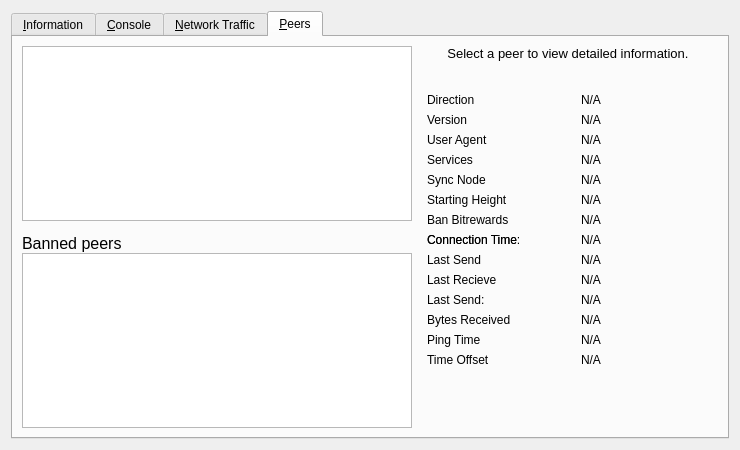
<?xml version="1.0" encoding="UTF-8"?>
<ui version="4.0">
 <class>RPCConsole</class>
 <widget class="QWidget" name="RPCConsole">
  <property name="geometry">
   <rect>
    <x>0</x>
    <y>0</y>
    <width>740</width>
    <height>450</height>
   </rect>
  </property>
  <property name="windowTitle">
   <string>Bitrewards - Debug window</string>
  </property>
  <layout class="QVBoxLayout" name="verticalLayout_2">
   <item>
    <widget class="QTabWidget" name="tabWidget">
     <property name="currentIndex">
      <number>3</number>
     </property>
     <widget class="QWidget" name="tab_info">
      <attribute name="title">
       <string>&amp;Information</string>
      </attribute>
      <layout class="QFormLayout" name="formLayout">
       <item row="0" column="0">
        <widget class="QLabel" name="label_9">
         <property name="font">
          <font>
           <weight>75</weight>
           <bold>true</bold>
          </font>
         </property>
         <property name="text">
          <string>Bitrewards Core</string>
         </property>
        </widget>
       </item>
       <item row="1" column="0">
        <widget class="QLabel" name="label_5">
         <property name="text">
          <string>Client name</string>
         </property>
        </widget>
       </item>
       <item row="1" column="1">
        <widget class="QLabel" name="clientName">
         <property name="cursor">
          <cursorShape>IBeamCursor</cursorShape>
         </property>
         <property name="text">
          <string>N/A</string>
         </property>
         <property name="textFormat">
          <enum>Qt::PlainText</enum>
         </property>
         <property name="textInteractionFlags">
          <set>Qt::LinksAccessibleByMouse|Qt::TextSelectableByKeyboard|Qt::TextSelectableByMouse</set>
         </property>
        </widget>
       </item>
       <item row="2" column="0">
        <widget class="QLabel" name="label_6">
         <property name="text">
          <string>Client version</string>
         </property>
        </widget>
       </item>
       <item row="2" column="1">
        <widget class="QLabel" name="clientVersion">
         <property name="cursor">
          <cursorShape>IBeamCursor</cursorShape>
         </property>
         <property name="text">
          <string>N/A</string>
         </property>
         <property name="textFormat">
          <enum>Qt::PlainText</enum>
         </property>
         <property name="textInteractionFlags">
          <set>Qt::LinksAccessibleByMouse|Qt::TextSelectableByKeyboard|Qt::TextSelectableByMouse</set>
         </property>
        </widget>
       </item>
       <item row="3" column="0">
        <widget class="QLabel" name="label_14">
         <property name="text">
          <string>Using OpenSSL version</string>
         </property>
         <property name="indent">
          <number>10</number>
         </property>
        </widget>
       </item>
       <item row="3" column="1">
        <widget class="QLabel" name="openSSLVersion">
         <property name="cursor">
          <cursorShape>IBeamCursor</cursorShape>
         </property>
         <property name="text">
          <string>N/A</string>
         </property>
         <property name="textFormat">
          <enum>Qt::PlainText</enum>
         </property>
         <property name="textInteractionFlags">
          <set>Qt::LinksAccessibleByMouse|Qt::TextSelectableByKeyboard|Qt::TextSelectableByMouse</set>
         </property>
        </widget>
       </item>
       <item row="4" column="0">
        <widget class="QLabel" name="label_12">
         <property name="text">
          <string>Build date</string>
         </property>
        </widget>
       </item>
       <item row="4" column="1">
        <widget class="QLabel" name="buildDate">
         <property name="cursor">
          <cursorShape>IBeamCursor</cursorShape>
         </property>
         <property name="text">
          <string>N/A</string>
         </property>
         <property name="textFormat">
          <enum>Qt::PlainText</enum>
         </property>
         <property name="textInteractionFlags">
          <set>Qt::LinksAccessibleByMouse|Qt::TextSelectableByKeyboard|Qt::TextSelectableByMouse</set>
         </property>
        </widget>
       </item>
       <item row="5" column="0">
        <widget class="QLabel" name="label_13">
         <property name="text">
          <string>Startup time</string>
         </property>
        </widget>
       </item>
       <item row="5" column="1">
        <widget class="QLabel" name="startupTime">
         <property name="cursor">
          <cursorShape>IBeamCursor</cursorShape>
         </property>
         <property name="text">
          <string>N/A</string>
         </property>
         <property name="textFormat">
          <enum>Qt::PlainText</enum>
         </property>
         <property name="textInteractionFlags">
          <set>Qt::LinksAccessibleByMouse|Qt::TextSelectableByKeyboard|Qt::TextSelectableByMouse</set>
         </property>
        </widget>
       </item>
       <item row="6" column="0">
        <widget class="QLabel" name="label_11">
         <property name="font">
          <font>
           <weight>75</weight>
           <bold>true</bold>
          </font>
         </property>
         <property name="text">
          <string>Network</string>
         </property>
        </widget>
       </item>
       <item row="7" column="0">
        <widget class="QLabel" name="label_7">
         <property name="text">
          <string>Number of connections</string>
         </property>
        </widget>
       </item>
       <item row="7" column="1">
        <widget class="QLabel" name="numberOfConnections">
         <property name="cursor">
          <cursorShape>IBeamCursor</cursorShape>
         </property>
         <property name="text">
          <string>N/A</string>
         </property>
         <property name="textFormat">
          <enum>Qt::PlainText</enum>
         </property>
         <property name="textInteractionFlags">
          <set>Qt::LinksAccessibleByMouse|Qt::TextSelectableByKeyboard|Qt::TextSelectableByMouse</set>
         </property>
        </widget>
       </item>
       <item row="8" column="0">
        <widget class="QLabel" name="label_15">
         <property name="text">
          <string>Number of masternodes</string>
         </property>
        </widget>
       </item>
       <item row="8" column="1">
        <widget class="QLabel" name="masternodeCount">
         <property name="cursor">
          <cursorShape>IBeamCursor</cursorShape>
         </property>
         <property name="text">
          <string>N/A</string>
         </property>
         <property name="textFormat">
          <enum>Qt::PlainText</enum>
         </property>
         <property name="textInteractionFlags">
          <set>Qt::LinksAccessibleByMouse|Qt::TextSelectableByKeyboard|Qt::TextSelectableByMouse</set>
         </property>
        </widget>
       </item>
       <item row="9" column="0">
        <widget class="QLabel" name="label_8">
         <property name="text">
          <string>On testnet</string>
         </property>
        </widget>
       </item>
       <item row="9" column="1">
        <widget class="QCheckBox" name="isTestNet">
         <property name="enabled">
          <bool>false</bool>
         </property>
         <property name="text">
          <string/>
         </property>
        </widget>
       </item>
       <item row="10" column="0">
        <widget class="QLabel" name="label_10">
         <property name="font">
          <font>
           <weight>75</weight>
           <bold>true</bold>
          </font>
         </property>
         <property name="text">
          <string>Block chain</string>
         </property>
        </widget>
       </item>
       <item row="11" column="0">
        <widget class="QLabel" name="label_3">
         <property name="text">
          <string>Current number of blocks</string>
         </property>
        </widget>
       </item>
       <item row="11" column="1">
        <widget class="QLabel" name="numberOfBlocks">
         <property name="cursor">
          <cursorShape>IBeamCursor</cursorShape>
         </property>
         <property name="text">
          <string>N/A</string>
         </property>
         <property name="textFormat">
          <enum>Qt::PlainText</enum>
         </property>
         <property name="textInteractionFlags">
          <set>Qt::LinksAccessibleByMouse|Qt::TextSelectableByKeyboard|Qt::TextSelectableByMouse</set>
         </property>
        </widget>
       </item>
       <item row="12" column="0">
        <widget class="QLabel" name="label_2">
         <property name="text">
          <string>Last block time</string>
         </property>
        </widget>
       </item>
       <item row="12" column="1">
        <widget class="QLabel" name="lastBlockTime">
         <property name="cursor">
          <cursorShape>IBeamCursor</cursorShape>
         </property>
         <property name="text">
          <string>N/A</string>
         </property>
         <property name="textFormat">
          <enum>Qt::PlainText</enum>
         </property>
         <property name="textInteractionFlags">
          <set>Qt::LinksAccessibleByMouse|Qt::TextSelectableByKeyboard|Qt::TextSelectableByMouse</set>
         </property>
        </widget>
       </item>
       <item row="13" column="0">
        <spacer name="verticalSpacer_2">
         <property name="orientation">
          <enum>Qt::Vertical</enum>
         </property>
         <property name="sizeHint" stdset="0">
          <size>
           <width>20</width>
           <height>10</height>
          </size>
         </property>
        </spacer>
       </item>
       <item row="14" column="0">
        <widget class="QLabel" name="labelDebugLogfile">
         <property name="font">
          <font>
           <weight>75</weight>
           <bold>true</bold>
          </font>
         </property>
         <property name="text">
          <string>Debug log file</string>
         </property>
        </widget>
       </item>
       <item row="15" column="0">
        <widget class="QPushButton" name="openDebugLogfileButton">
         <property name="toolTip">
          <string>Open the Bitrewards debug log file from the current data directory. This can take a few seconds for large log files.</string>
         </property>
         <property name="text">
          <string>&amp;Open</string>
         </property>
         <property name="autoDefault">
          <bool>false</bool>
         </property>
        </widget>
       </item>
       <item row="16" column="0">
        <widget class="QLabel" name="labelCLOptions">
         <property name="font">
          <font>
           <weight>75</weight>
           <bold>true</bold>
          </font>
         </property>
         <property name="text">
          <string>Command-line options</string>
         </property>
        </widget>
       </item>
       <item row="17" column="0">
        <widget class="QPushButton" name="showCLOptionsButton">
         <property name="toolTip">
          <string>Show the Bitrewards-Qt help message to get a list with possible Bitrewards command-line options.</string>
         </property>
         <property name="text">
          <string>&amp;Show</string>
         </property>
         <property name="autoDefault">
          <bool>false</bool>
         </property>
        </widget>
       </item>
       <item row="18" column="0">
        <spacer name="verticalSpacer">
         <property name="orientation">
          <enum>Qt::Vertical</enum>
         </property>
         <property name="sizeHint" stdset="0">
          <size>
           <width>20</width>
           <height>20</height>
          </size>
         </property>
        </spacer>
       </item>
      </layout>
     </widget>
     <widget class="QWidget" name="tab_console">
      <attribute name="title">
       <string>&amp;Console</string>
      </attribute>
      <layout class="QGridLayout" name="gridLayout">
       <item row="0" column="0">
        <widget class="QTextEdit" name="messagesWidget">
         <property name="minimumSize">
          <size>
           <width>0</width>
           <height>100</height>
          </size>
         </property>
         <property name="readOnly">
          <bool>true</bool>
         </property>
         <property name="tabKeyNavigation" stdset="0">
          <bool>false</bool>
         </property>
         <property name="columnCount" stdset="0">
          <number>2</number>
         </property>
        </widget>
       </item>
       <item row="1" column="0">
        <layout class="QHBoxLayout" name="horizontalLayout">
         <property name="spacing">
          <number>3</number>
         </property>
         <item>
          <widget class="QPushButton" name="copyButton">
           <property name="maximumSize">
            <size>
             <width>24</width>
             <height>24</height>
            </size>
           </property>
           <property name="toolTip">
            <string>Copy to clipboard</string>
           </property>
           <property name="text">
            <string/>
           </property>
           <property name="icon">
            <iconset resource="../bitcoin.qrc">
             <normaloff>:/icons/editcopy</normaloff>:/icons/editcopy</iconset>
           </property>
           <property name="shortcut">
            <string notr="true">Ctrl+L</string>
           </property>
           <property name="autoDefault">
            <bool>false</bool>
           </property>
          </widget>
         </item>
         <item>
          <widget class="QLabel" name="label">
           <property name="text">
            <string notr="true">&gt;</string>
           </property>
          </widget>
         </item>
         <item>
          <widget class="QLineEdit" name="lineEdit"/>
         </item>
         <item>
          <widget class="QToolButton" name="pasteButton">
           <property name="sizePolicy">
            <sizepolicy hsizetype="Minimum" vsizetype="Fixed">
             <horstretch>0</horstretch>
             <verstretch>0</verstretch>
            </sizepolicy>
           </property>
           <property name="minimumSize">
            <size>
             <width>24</width>
             <height>24</height>
            </size>
           </property>
           <property name="maximumSize">
            <size>
             <width>24</width>
             <height>24</height>
            </size>
           </property>
           <property name="toolTip">
            <string>Paste from clipboard</string>
           </property>
           <property name="text">
            <string/>
           </property>
           <property name="icon">
            <iconset resource="../bitcoin.qrc">
             <normaloff>:/icons/editpaste</normaloff>:/icons/editpaste</iconset>
           </property>
           <property name="shortcut">
            <string>Alt+P</string>
           </property>
          </widget>
         </item>
        </layout>
       </item>
      </layout>
     </widget>
     <widget class="QWidget" name="tab_nettraffic">
      <attribute name="title">
       <string>&amp;Network Traffic</string>
      </attribute>
      <layout class="QHBoxLayout" name="horizontalLayout_3">
       <item>
        <layout class="QVBoxLayout" name="verticalLayout_4">
         <item>
          <widget class="TrafficGraphWidget" name="trafficGraph" native="true">
           <property name="sizePolicy">
            <sizepolicy hsizetype="Expanding" vsizetype="Expanding">
             <horstretch>0</horstretch>
             <verstretch>0</verstretch>
            </sizepolicy>
           </property>
          </widget>
         </item>
         <item>
          <layout class="QHBoxLayout" name="horizontalLayout_2">
           <item>
            <widget class="QSlider" name="sldGraphRange">
             <property name="minimum">
              <number>1</number>
             </property>
             <property name="maximum">
              <number>288</number>
             </property>
             <property name="pageStep">
              <number>12</number>
             </property>
             <property name="value">
              <number>6</number>
             </property>
             <property name="orientation">
              <enum>Qt::Horizontal</enum>
             </property>
            </widget>
           </item>
           <item>
            <widget class="QLabel" name="lblGraphRange">
             <property name="minimumSize">
              <size>
               <width>100</width>
               <height>0</height>
              </size>
             </property>
             <property name="alignment">
              <set>Qt::AlignCenter</set>
             </property>
            </widget>
           </item>
           <item>
            <widget class="QPushButton" name="btnClearTrafficGraph">
             <property name="text">
              <string>&amp;Clear</string>
             </property>
            </widget>
           </item>
          </layout>
         </item>
        </layout>
       </item>
       <item>
        <layout class="QVBoxLayout" name="verticalLayout">
         <item>
          <widget class="QGroupBox" name="groupBox">
           <property name="title">
            <string>Totals</string>
           </property>
           <layout class="QVBoxLayout" name="verticalLayout_5">
            <item>
             <layout class="QHBoxLayout" name="horizontalLayout_4">
              <item>
               <widget class="Line" name="line">
                <property name="sizePolicy">
                 <sizepolicy hsizetype="Fixed" vsizetype="Fixed">
                  <horstretch>0</horstretch>
                  <verstretch>0</verstretch>
                 </sizepolicy>
                </property>
                <property name="minimumSize">
                 <size>
                  <width>10</width>
                  <height>0</height>
                 </size>
                </property>
                <property name="palette">
                 <palette>
                  <active>
                   <colorrole role="Light">
                    <brush brushstyle="SolidPattern">
                     <color alpha="255">
                      <red>0</red>
                      <green>255</green>
                      <blue>0</blue>
                     </color>
                    </brush>
                   </colorrole>
                  </active>
                  <inactive>
                   <colorrole role="Light">
                    <brush brushstyle="SolidPattern">
                     <color alpha="255">
                      <red>0</red>
                      <green>255</green>
                      <blue>0</blue>
                     </color>
                    </brush>
                   </colorrole>
                  </inactive>
                  <disabled>
                   <colorrole role="Light">
                    <brush brushstyle="SolidPattern">
                     <color alpha="255">
                      <red>0</red>
                      <green>255</green>
                      <blue>0</blue>
                     </color>
                    </brush>
                   </colorrole>
                  </disabled>
                 </palette>
                </property>
                <property name="orientation">
                 <enum>Qt::Horizontal</enum>
                </property>
               </widget>
              </item>
              <item>
               <widget class="QLabel" name="label_16">
                <property name="text">
                 <string>In:</string>
                </property>
               </widget>
              </item>
              <item>
               <widget class="QLabel" name="lblBytesIn">
                <property name="minimumSize">
                 <size>
                  <width>50</width>
                  <height>0</height>
                 </size>
                </property>
                <property name="alignment">
                 <set>Qt::AlignRight|Qt::AlignTrailing|Qt::AlignVCenter</set>
                </property>
               </widget>
              </item>
             </layout>
            </item>
            <item>
             <layout class="QHBoxLayout" name="horizontalLayout_5">
              <item>
               <widget class="Line" name="line_2">
                <property name="sizePolicy">
                 <sizepolicy hsizetype="Fixed" vsizetype="Fixed">
                  <horstretch>0</horstretch>
                  <verstretch>0</verstretch>
                 </sizepolicy>
                </property>
                <property name="minimumSize">
                 <size>
                  <width>10</width>
                  <height>0</height>
                 </size>
                </property>
                <property name="palette">
                 <palette>
                  <active>
                   <colorrole role="Light">
                    <brush brushstyle="SolidPattern">
                     <color alpha="255">
                      <red>255</red>
                      <green>0</green>
                      <blue>0</blue>
                     </color>
                    </brush>
                   </colorrole>
                  </active>
                  <inactive>
                   <colorrole role="Light">
                    <brush brushstyle="SolidPattern">
                     <color alpha="255">
                      <red>255</red>
                      <green>0</green>
                      <blue>0</blue>
                     </color>
                    </brush>
                   </colorrole>
                  </inactive>
                  <disabled>
                   <colorrole role="Light">
                    <brush brushstyle="SolidPattern">
                     <color alpha="255">
                      <red>255</red>
                      <green>0</green>
                      <blue>0</blue>
                     </color>
                    </brush>
                   </colorrole>
                  </disabled>
                 </palette>
                </property>
                <property name="orientation">
                 <enum>Qt::Horizontal</enum>
                </property>
               </widget>
              </item>
              <item>
               <widget class="QLabel" name="label_17">
                <property name="text">
                 <string>Out:</string>
                </property>
               </widget>
              </item>
              <item>
               <widget class="QLabel" name="lblBytesOut">
                <property name="minimumSize">
                 <size>
                  <width>50</width>
                  <height>0</height>
                 </size>
                </property>
                <property name="alignment">
                 <set>Qt::AlignRight|Qt::AlignTrailing|Qt::AlignVCenter</set>
                </property>
               </widget>
              </item>
             </layout>
            </item>
            <item>
             <spacer name="verticalSpacer_4">
              <property name="orientation">
               <enum>Qt::Vertical</enum>
              </property>
              <property name="sizeHint" stdset="0">
               <size>
                <width>20</width>
                <height>407</height>
               </size>
              </property>
             </spacer>
            </item>
           </layout>
          </widget>
         </item>
        </layout>
       </item>
      </layout>
     </widget>
     <widget class="QWidget" name="tab_peers">
      <attribute name="title">
       <string>&amp;Peers</string>
      </attribute>
      <layout class="QGridLayout" name="gridLayout_2">
       <item row="0" column="0" rowspan="2">
        <layout class="QVBoxLayout" name="verticalLayout_101">
         <property name="spacing">
          <number>0</number>
         </property>
         <item>
          <widget class="QTableView" name="peerWidget">
           <property name="horizontalScrollBarPolicy">
            <enum>Qt::ScrollBarAsNeeded</enum>
           </property>
           <property name="sortingEnabled">
            <bool>true</bool>
           </property>
           <attribute name="horizontalHeaderHighlightSections">
            <bool>false</bool>
           </attribute>
          </widget>
         </item>
         <item>
          <widget class="QLabel" name="banHeading">
           <property name="sizePolicy">
            <sizepolicy hsizetype="Preferred" vsizetype="Minimum">
             <horstretch>0</horstretch>
             <verstretch>0</verstretch>
            </sizepolicy>
           </property>
           <property name="minimumSize">
            <size>
             <width>300</width>
             <height>32</height>
            </size>
           </property>
           <property name="maximumSize">
            <size>
             <width>16777215</width>
             <height>32</height>
            </size>
           </property>
           <property name="font">
            <font>
             <pointsize>12</pointsize>
            </font>
           </property>
           <property name="cursor">
            <cursorShape>IBeamCursor</cursorShape>
           </property>
           <property name="text">
            <string>Banned peers</string>
           </property>
           <property name="alignment">
            <set>Qt::AlignBottom|Qt::AlignLeading|Qt::AlignLeft</set>
           </property>
           <property name="wordWrap">
            <bool>true</bool>
           </property>
           <property name="textInteractionFlags">
            <set>Qt::NoTextInteraction</set>
           </property>
          </widget>
         </item>
         <item>
          <widget class="QTableView" name="banlistWidget">
           <property name="sizePolicy">
            <sizepolicy hsizetype="Expanding" vsizetype="Expanding">
             <horstretch>0</horstretch>
             <verstretch>0</verstretch>
            </sizepolicy>
           </property>
           <property name="horizontalScrollBarPolicy">
            <enum>Qt::ScrollBarAsNeeded</enum>
           </property>
           <property name="sortingEnabled">
            <bool>true</bool>
           </property>
           <attribute name="horizontalHeaderHighlightSections">
            <bool>false</bool>
           </attribute>
          </widget>
         </item>
        </layout>
       </item>
       <item row="0" column="1">
        <widget class="QLabel" name="peerHeading">
         <property name="sizePolicy">
          <sizepolicy hsizetype="Preferred" vsizetype="Minimum">
           <horstretch>0</horstretch>
           <verstretch>0</verstretch>
          </sizepolicy>
         </property>
         <property name="minimumSize">
          <size>
           <width>300</width>
           <height>32</height>
          </size>
         </property>
         <property name="font">
          <font>
           <pointsize>10</pointsize>
          </font>
         </property>
         <property name="cursor">
          <cursorShape>IBeamCursor</cursorShape>
         </property>
         <property name="text">
          <string>Select a peer to view detailed information.</string>
         </property>
         <property name="alignment">
          <set>Qt::AlignHCenter|Qt::AlignTop</set>
         </property>
         <property name="wordWrap">
          <bool>true</bool>
         </property>
         <property name="textInteractionFlags">
          <set>Qt::LinksAccessibleByMouse|Qt::TextSelectableByKeyboard|Qt::TextSelectableByMouse</set>
         </property>
        </widget>
       </item>
       <item row="1" column="1">
        <widget class="QWidget" name="detailWidget" native="true">
         <property name="minimumSize">
          <size>
           <width>300</width>
           <height>0</height>
          </size>
         </property>
         <layout class="QGridLayout" name="gridLayout_3">
          <item row="0" column="0">
           <widget class="QLabel" name="label_23">
            <property name="text">
             <string>Direction</string>
            </property>
           </widget>
          </item>
          <item row="0" column="2">
           <widget class="QLabel" name="peerDirection">
            <property name="cursor">
             <cursorShape>IBeamCursor</cursorShape>
            </property>
            <property name="text">
             <string>N/A</string>
            </property>
            <property name="textFormat">
             <enum>Qt::PlainText</enum>
            </property>
            <property name="textInteractionFlags">
             <set>Qt::LinksAccessibleByMouse|Qt::TextSelectableByKeyboard|Qt::TextSelectableByMouse</set>
            </property>
           </widget>
          </item>
          <item row="1" column="0">
           <widget class="QLabel" name="label_21">
            <property name="text">
             <string>Version</string>
            </property>
           </widget>
          </item>
          <item row="2" column="0">
           <widget class="QLabel" name="label_28">
            <property name="cursor">
             <cursorShape>IBeamCursor</cursorShape>
            </property>
            <property name="text">
             <string>User Agent</string>
            </property>
            <property name="textFormat">
             <enum>Qt::PlainText</enum>
            </property>
            <property name="textInteractionFlags">
             <set>Qt::LinksAccessibleByMouse|Qt::TextSelectableByKeyboard|Qt::TextSelectableByMouse</set>
            </property>
           </widget>
          </item>
          <item row="2" column="2">
           <widget class="QLabel" name="peerSubversion">
            <property name="cursor">
             <cursorShape>IBeamCursor</cursorShape>
            </property>
            <property name="text">
             <string>N/A</string>
            </property>
            <property name="textFormat">
             <enum>Qt::PlainText</enum>
            </property>
            <property name="textInteractionFlags">
             <set>Qt::LinksAccessibleByMouse|Qt::TextSelectableByKeyboard|Qt::TextSelectableByMouse</set>
            </property>
           </widget>
          </item>
          <item row="3" column="0">
           <widget class="QLabel" name="label_4">
            <property name="text">
             <string>Services</string>
            </property>
           </widget>
          </item>
          <item row="3" column="2">
           <widget class="QLabel" name="peerServices">
            <property name="cursor">
             <cursorShape>IBeamCursor</cursorShape>
            </property>
            <property name="text">
             <string>N/A</string>
            </property>
            <property name="textFormat">
             <enum>Qt::PlainText</enum>
            </property>
            <property name="textInteractionFlags">
             <set>Qt::LinksAccessibleByMouse|Qt::TextSelectableByKeyboard|Qt::TextSelectableByMouse</set>
            </property>
           </widget>
          </item>
          <item row="8" column="0">
           <widget class="QLabel" name="label_22">
            <property name="text">
             <string>Connection Time:</string>
            </property>
           </widget>
          </item>
          <item row="4" column="0">
           <widget class="QLabel" name="label_25">
            <property name="text">
             <string>Sync Node</string>
            </property>
           </widget>
          </item>
          <item row="4" column="2">
           <widget class="QLabel" name="peerSyncNode">
            <property name="cursor">
             <cursorShape>IBeamCursor</cursorShape>
            </property>
            <property name="text">
             <string>N/A</string>
            </property>
            <property name="textFormat">
             <enum>Qt::PlainText</enum>
            </property>
            <property name="textInteractionFlags">
             <set>Qt::LinksAccessibleByMouse|Qt::TextSelectableByKeyboard|Qt::TextSelectableByMouse</set>
            </property>
           </widget>
          </item>
          <item row="5" column="0">
           <widget class="QLabel" name="label_29">
            <property name="text">
             <string>Starting Height</string>
            </property>
           </widget>
          </item>
          <item row="5" column="2">
           <widget class="QLabel" name="peerHeight">
            <property name="cursor">
             <cursorShape>IBeamCursor</cursorShape>
            </property>
            <property name="text">
             <string>N/A</string>
            </property>
            <property name="textFormat">
             <enum>Qt::PlainText</enum>
            </property>
            <property name="textInteractionFlags">
             <set>Qt::LinksAccessibleByMouse|Qt::TextSelectableByKeyboard|Qt::TextSelectableByMouse</set>
            </property>
           </widget>
          </item>
          <item row="7" column="0">
           <widget class="QLabel" name="label_24">
            <property name="text">
             <string>Ban Bitrewards</string>
            </property>
           </widget>
          </item>
          <item row="7" column="2">
           <widget class="QLabel" name="peerBanBitrewards">
            <property name="cursor">
             <cursorShape>IBeamCursor</cursorShape>
            </property>
            <property name="text">
             <string>N/A</string>
            </property>
            <property name="textFormat">
             <enum>Qt::PlainText</enum>
            </property>
            <property name="textInteractionFlags">
             <set>Qt::LinksAccessibleByMouse|Qt::TextSelectableByKeyboard|Qt::TextSelectableByMouse</set>
            </property>
           </widget>
          </item>
          <item row="8" column="0">
           <widget class="QLabel" name="label_22">
            <property name="text">
             <string>Connection Time</string>
            </property>
           </widget>
          </item>
          <item row="8" column="2">
           <widget class="QLabel" name="peerConnTime">
            <property name="cursor">
             <cursorShape>IBeamCursor</cursorShape>
            </property>
            <property name="text">
             <string>N/A</string>
            </property>
            <property name="textFormat">
             <enum>Qt::PlainText</enum>
            </property>
            <property name="textInteractionFlags">
             <set>Qt::LinksAccessibleByMouse|Qt::TextSelectableByKeyboard|Qt::TextSelectableByMouse</set>
            </property>
           </widget>
          </item>
          <item row="9" column="0">
           <widget class="QLabel" name="label_15">
            <property name="text">
             <string>Last Send</string>
            </property>
           </widget>
          </item>
          <item row="9" column="2">
           <widget class="QLabel" name="peerLastSend">
            <property name="cursor">
             <cursorShape>IBeamCursor</cursorShape>
            </property>
            <property name="text">
             <string>N/A</string>
            </property>
            <property name="textFormat">
             <enum>Qt::PlainText</enum>
            </property>
            <property name="textInteractionFlags">
             <set>Qt::LinksAccessibleByMouse|Qt::TextSelectableByKeyboard|Qt::TextSelectableByMouse</set>
            </property>
           </widget>
          </item>
          <item row="10" column="0">
           <widget class="QLabel" name="label_19">
            <property name="text">
             <string>Last Recieve</string>
            </property>
           </widget>
          </item>
          <item row="10" column="2">
           <widget class="QLabel" name="peerLastRecv">
            <property name="cursor">
             <cursorShape>IBeamCursor</cursorShape>
            </property>
            <property name="text">
             <string>N/A</string>
            </property>
            <property name="textFormat">
             <enum>Qt::PlainText</enum>
            </property>
            <property name="textInteractionFlags">
             <set>Qt::LinksAccessibleByMouse|Qt::TextSelectableByKeyboard|Qt::TextSelectableByMouse</set>
            </property>
           </widget>
          </item>
          <item row="11" column="0">
           <widget class="QLabel" name="label_18">
            <property name="text">
             <string>Last Send:</string>
            </property>
           </widget>
          </item>
          <item row="11" column="2">
           <widget class="QLabel" name="peerBytesSent">
            <property name="cursor">
             <cursorShape>IBeamCursor</cursorShape>
            </property>
            <property name="text">
             <string>N/A</string>
            </property>
            <property name="textFormat">
             <enum>Qt::PlainText</enum>
            </property>
            <property name="textInteractionFlags">
             <set>Qt::LinksAccessibleByMouse|Qt::TextSelectableByKeyboard|Qt::TextSelectableByMouse</set>
            </property>
           </widget>
          </item>
          <item row="12" column="0">
           <widget class="QLabel" name="label_20">
            <property name="text">
             <string>Bytes Received</string>
            </property>
           </widget>
          </item>
          <item row="12" column="2">
           <widget class="QLabel" name="peerBytesRecv">
            <property name="cursor">
             <cursorShape>IBeamCursor</cursorShape>
            </property>
            <property name="text">
             <string>N/A</string>
            </property>
            <property name="textFormat">
             <enum>Qt::PlainText</enum>
            </property>
            <property name="textInteractionFlags">
             <set>Qt::LinksAccessibleByMouse|Qt::TextSelectableByKeyboard|Qt::TextSelectableByMouse</set>
            </property>
           </widget>
          </item>
          <item row="13" column="0">
           <widget class="QLabel" name="label_26">
            <property name="text">
             <string>Ping Time</string>
            </property>
           </widget>
          </item>
          <item row="13" column="2">
           <widget class="QLabel" name="peerPingTime">
            <property name="cursor">
             <cursorShape>IBeamCursor</cursorShape>
            </property>
            <property name="text">
             <string>N/A</string>
            </property>
            <property name="textFormat">
             <enum>Qt::PlainText</enum>
            </property>
            <property name="textInteractionFlags">
             <set>Qt::LinksAccessibleByMouse|Qt::TextSelectableByKeyboard|Qt::TextSelectableByMouse</set>
            </property>
           </widget>
          </item>
          <item row="14" column="0">
           <widget class="QLabel" name="label_timeoffset">
            <property name="text">
             <string>Time Offset</string>
            </property>
           </widget>
          </item>
          <item row="14" column="2">
           <widget class="QLabel" name="timeoffset">
            <property name="cursor">
             <cursorShape>IBeamCursor</cursorShape>
            </property>
            <property name="text">
             <string>N/A</string>
            </property>
            <property name="textFormat">
             <enum>Qt::PlainText</enum>
            </property>
            <property name="textInteractionFlags">
             <set>Qt::LinksAccessibleByMouse|Qt::TextSelectableByKeyboard|Qt::TextSelectableByMouse</set>
            </property>
           </widget>
          </item>
          <item row="15" column="1">
           <spacer name="verticalSpacer_3">
            <property name="orientation">
             <enum>Qt::Vertical</enum>
            </property>
            <property name="sizeHint" stdset="0">
             <size>
              <width>20</width>
              <height>40</height>
             </size>
            </property>
           </spacer>
          </item>
          <item row="1" column="2">
           <widget class="QLabel" name="peerVersion">
            <property name="text">
             <string>N/A</string>
            </property>
           </widget>
          </item>
         </layout>
        </widget>
       </item>
      </layout>
     </widget>
    </widget>
   </item>
  </layout>
 </widget>
 <customwidgets>
  <customwidget>
   <class>TrafficGraphWidget</class>
   <extends>QWidget</extends>
   <header>trafficgraphwidget.h</header>
   <container>1</container>
   <slots>
    <slot>clear()</slot>
   </slots>
  </customwidget>
 </customwidgets>
 <resources>
  <include location="../bitcoin.qrc"/>
 </resources>
 <connections/>
</ui>
